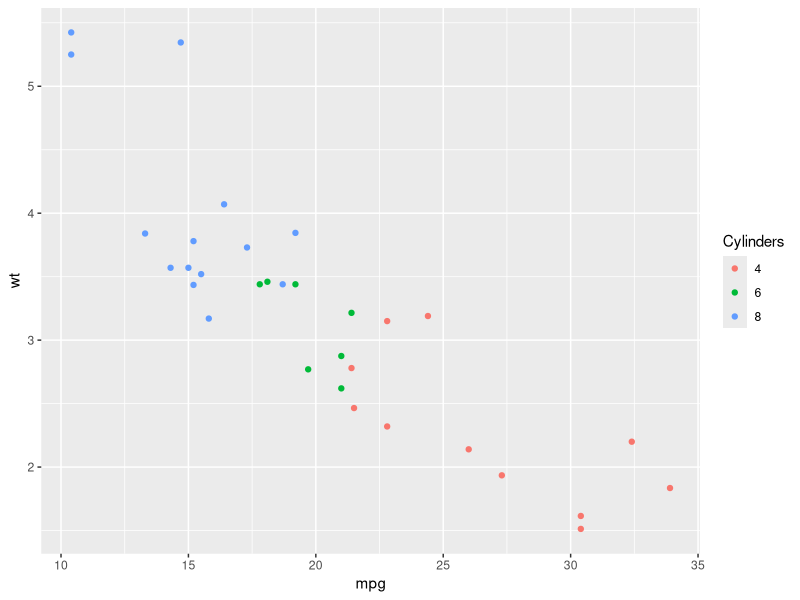
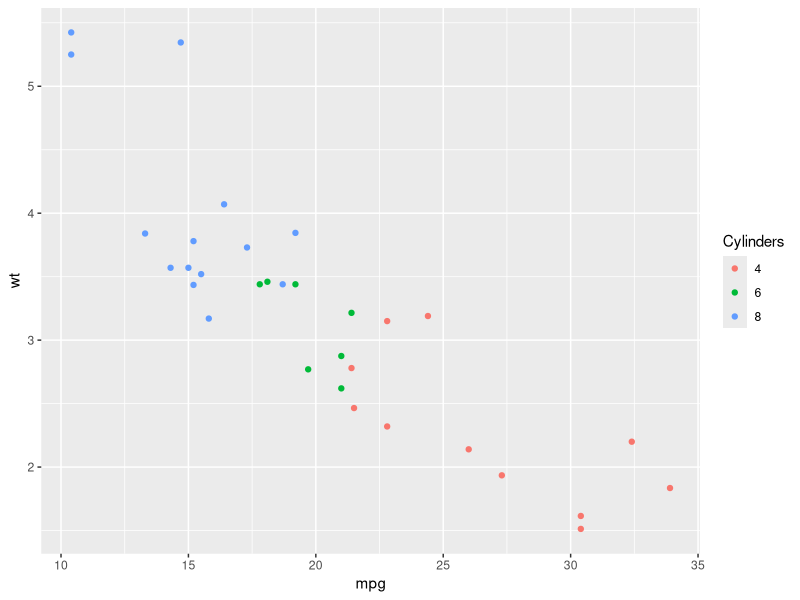
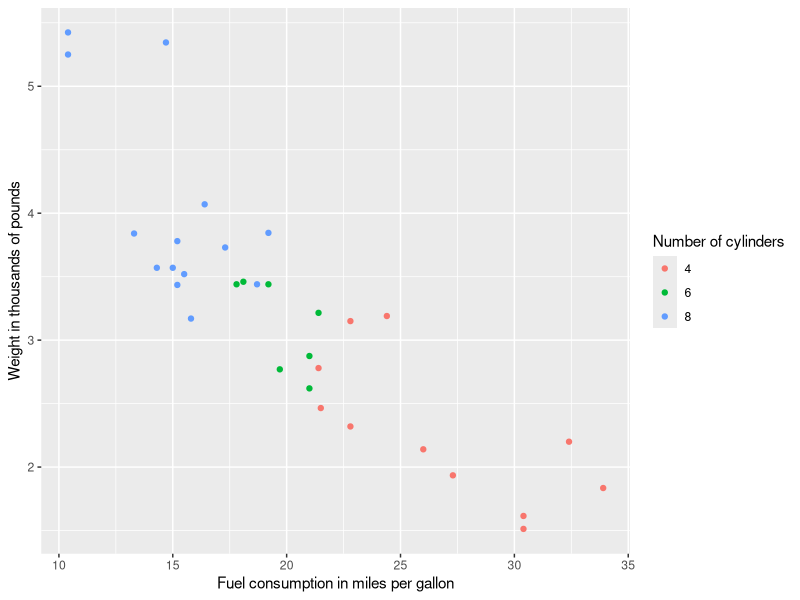
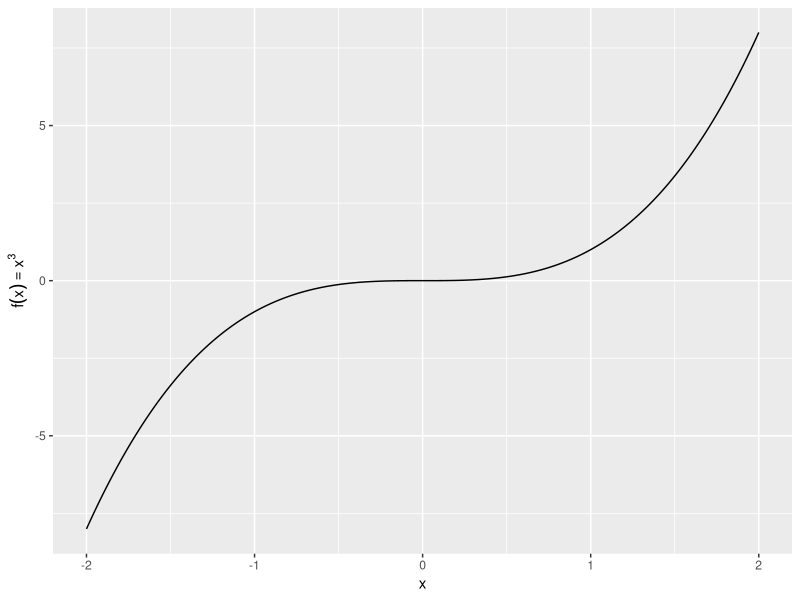
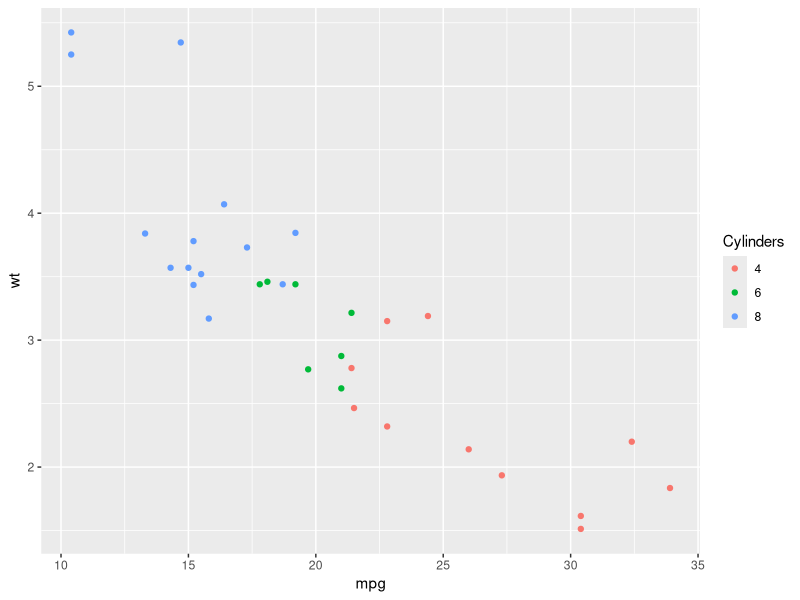
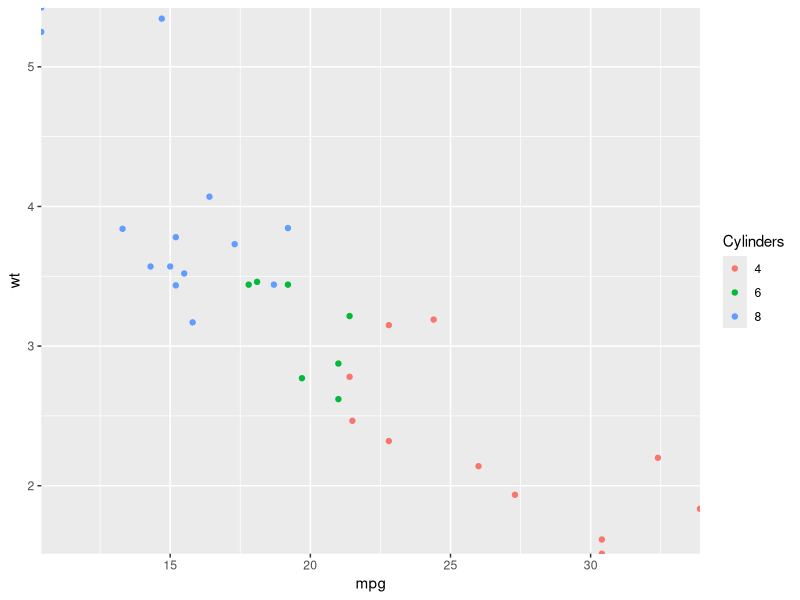
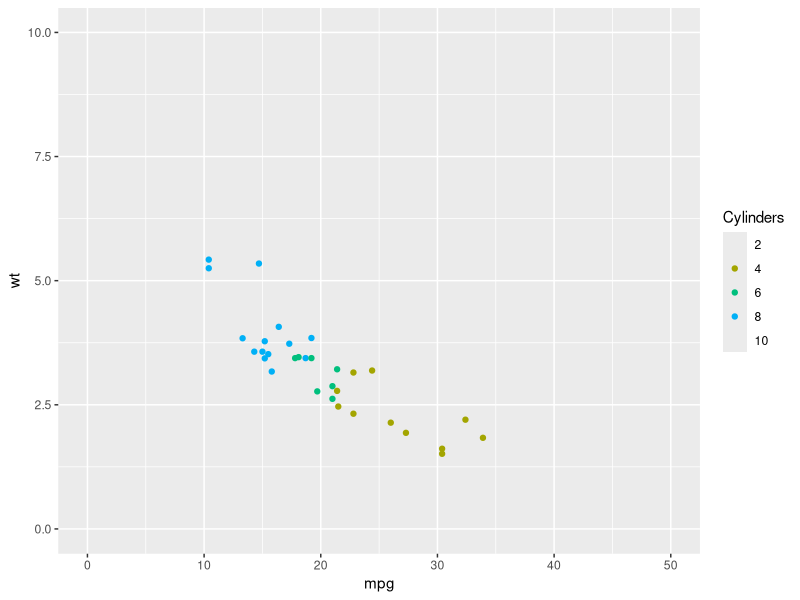
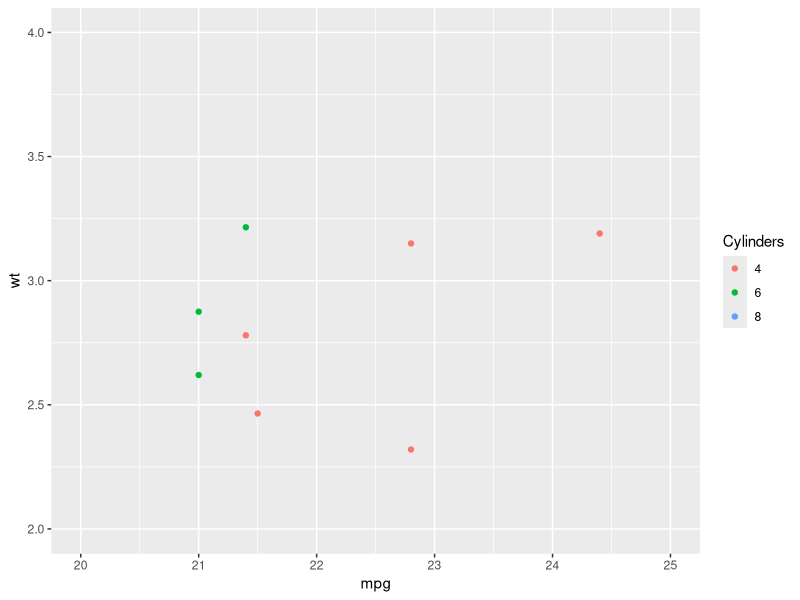

Reproduce these figures in R, in order.
## ---- chunk 1
library(ggplot2)

# convert number of cylinders to factor (only 3 levels)
mtcars$Cylinders <- as.factor(mtcars$cyl)

p <- ggplot(mtcars) +
  aes(mpg, wt) +
  geom_point(aes(color=Cylinders))
p
## ---- chunk 2
p +
  scale_x_continuous() +
  scale_y_continuous() +
  scale_color_discrete()
## ---- chunk 3

## ---- chunk 4
p +
  labs(
    x = "Fuel consumption in miles per gallon",
    y = "Weight in thousands of pounds",
    color = "Number of cylinders"
  )
## ---- chunk 5
x <- seq(from = -2, to = 2, by = .01)
ggplot(data.frame(x=x, y=x^3)) +
  aes(x, y) +
  geom_path() +
  labs(y = quote(f(x) == x^3))
## ---- chunk 6
# compare
range(mtcars$mpg)
range(mtcars$wt)
# with the limits in
p
## ---- chunk 7
p +
  scale_x_continuous(expand=expansion(0)) +
  scale_y_continuous(expand=expansion(0))
## ---- chunk 8
p +
  lims(
    x = c(0, 50),
    y = c(0, 10),
    color = factor(c(2, 4, 6, 8, 10))
  )
## ---- chunk 9
p +
  lims(
    x = c(20, 25),
    y = c(2, 4)
  )
## ---- chunk 10
p +
  scale_x_continuous(limits=c(20, 25), oob=scales::oob_censor) +
  scale_y_continuous(limits=c(2, 4), oob=scales::oob_censor)
## ---- chunk 11

## ---- chunk 12
p +
  scale_x_continuous(n.breaks=4)
## ---- chunk 13
p +
  scale_x_continuous(breaks=c(10, 15, 30, 40), minor_breaks=c(20, 25))
## ---- chunk 14
p +
  scale_x_continuous(breaks=c(10, 15, 30), labels=c("ten", "fifteen", "thirty"))
## ---- chunk 15
p +
  scale_y_continuous(labels=scales::label_number(suffix="k"))
## ---- chunk 16

## ---- chunk 17
p +
  guides(
    x = guide_axis(position="top", angle=45),
    color = guide_legend(reverse=TRUE)
  )
## ---- chunk 18
p +
  scale_x_continuous(trans="log10")
## ---- chunk 19
p +
  scale_x_log10()
